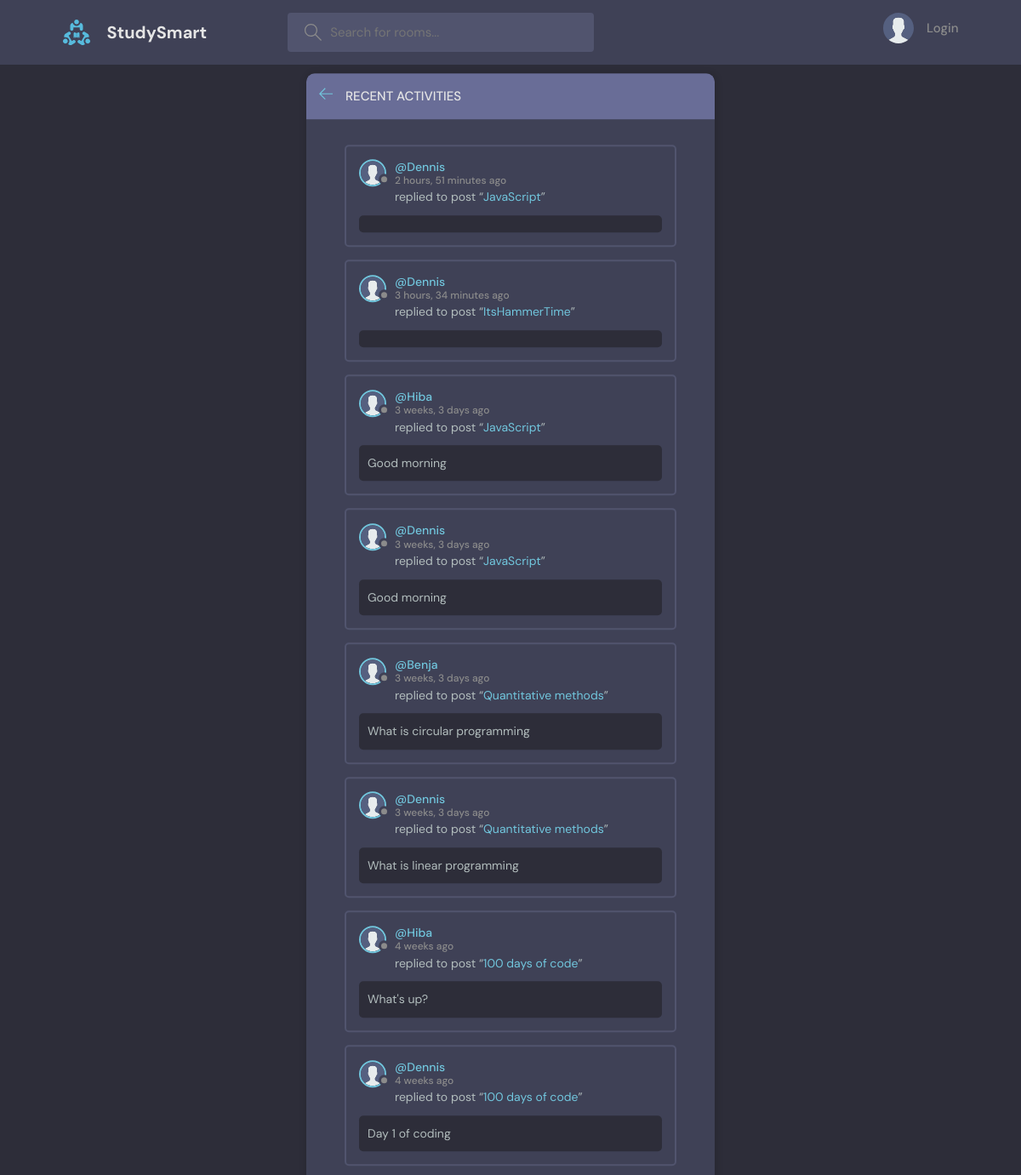
The page /activity/ on the database its author committed.
### studyroom/models.py (models this page shows, shortened)
class Message(models.Model):
    user = models.ForeignKey(User, on_delete= models.CASCADE)
    room = models.ForeignKey(Room,on_delete=models.CASCADE) #When a room is deleted, all the messages to be deleted too.
    body = models.TextField()
    file = models.FileField(upload_to='uploads/', blank=True, null=True)
    updated = models.DateTimeField(auto_now=True)
    created = models.DateTimeField(auto_now_add=True)
    class Meta:
        ordering = ['-updated', '-created']

class User(AbstractUser):
    name = models.CharField(max_length=200, unique=True, null=True)
    email = models.EmailField(unique=True, null=True)
    bio = models.TextField(null=True)
    avatar = models.ImageField(null=True, default="images/avatar.svg")
    USERNAME_FIELD = 'name'
    REQUIRED_FIELDS = ['email']
    objects = CustomUserManager()
    groups = models.ManyToManyField(
        'auth.Group',
        related_name="studyroom_user_set",  # Custom related name to avoid conflicts
        blank=True
    )
    user_permissions = models.ManyToManyField(
        'auth.Permission',
        related_name="studyroom_user_permissions_set",  # Custom related name to avoid conflicts
        blank=True
    )

class Room(models.Model):
    host = models.ForeignKey(settings.AUTH_USER_MODEL, on_delete=models.SET_NULL, null=True)
    topic = models.ForeignKey(Topic, on_delete=models.SET_NULL, null=True)  # Keep SET_NULL
    name = models.CharField(max_length=200)
    description = models.TextField(null=True, blank=True)
    participants = models.ManyToManyField(settings.AUTH_USER_MODEL, related_name='participants', blank=True)
    file = models.FileField(upload_to='uploads/', null=True, blank=True)
    updated = models.DateTimeField(auto_now=True)
    created = models.DateTimeField(auto_now_add=True)
    class Meta:
        ordering = ['-updated', '-created']
    def __str__(self):
        return self.name

### studyroom/views.py (the view)
# urls.py: path("activity/", views.activityPage, name="activity"),
def activityPage(request):
    room_messages = Message.objects.all
    return render(request, 'studyroom/activity.html', {'room_messages':room_messages})

### study/base/templates/studyroom/activity.html (shortened to what this page needs)
{%extends 'main.html' %}
{% block content %}
    <main class="layout">
      <div class="container">
        <div class="layout__box">
          <div class="layout__boxHeader">
            <div class="layout__boxTitle">
              <a href="{% url 'home' %}">
                <svg version="1.1" xmlns="http://www.w3.org/2000/svg" width="32" height="32" viewBox="0 0 32 32">
                  <title>arrow-left</title>
                  <path
                    d="M13.723 2.286l-13.723 13.714 13.719 13.714 1.616-1.611-10.96-10.96h27.625v-2.286h-27.625l10.965-10.965-1.616-1.607z"
                  ></path>
                </svg>
              </a>
              <h3>Recent Activities</h3>
            </div>
          </div>
          <div class="activities-page layout__body">
            {% for message in room_messages %}
            <div class="activities__box">
              <div class="activities__boxHeader roomListRoom__header">
                <a href="{% url 'user-profile' message.user.id %}" class="roomListRoom__author">
                  <div class="avatar avatar--small">
                    <img src="{{message.user.avatar.url}}" />
                  </div>
                  <p>
                    @{{message.user}}
                    <span>{{message.created| timesince}} ago</span>
                  </p>
                </a>
              </div>
              <div class="activities__boxContent">
                <p>replied to post “<a href="{% url 'room' message.room.id %}">{{message.room}}</a>”</p>
                <div class="activities__boxRoomContent">
                  {{message.body}}
                </div>
              </div>
            </div>
            {% endfor %}
          </div>
        </div>
      </div>
    </main>
{% endblock content %}

### studyroom/static/styles/style.css (style rules this page uses)
:root { --color-main: #71c6dd; --color-main-light: #e1f6fb; --color-dark: #3f4156; --color-dark-medium: #51546e; --color-dark-light: #696d97; --color-light: #e5e5e5; --color-gray: #8b8b8b; --color-light-gray: #b2bdbd; --color-bg: #2d2d39; --color-success: #5dd693; --color-error: #fc4b0b; }
* { font-family: "DM Sans", -apple-system, BlinkMacSystemFont, "Segoe UI", Roboto, Oxygen, Ubuntu, Cantarell, "Open Sans", "Helvetica Neue", sans-serif; margin: 0; padding: 0; box-sizing: border-box; text-rendering: optimizeLegibility; font-size: inherit; }
html { font-size: 56.25%; }
@media only screen and (min-width: 1200px) { html { font-size: 62.5%; } }
body { line-height: 1.6; font-weight: 400; font-size: 1.5rem; color: var(--color-light-gray); background-color: var(--color-bg); min-height: 100vh; }
img { width: 100%; }
a { display: inline-block; color: var(--color-main); text-decoration: none; }
.container { max-width: 120rem; width: 90%; margin: auto; }
.avatar { position: relative; display: inline-block; border-radius: 50%; border: 2px solid var(--color-main); }
.avatar img { display: block; border-radius: 50%; object-fit: cover; object-position: center; }
.avatar::after { content: ""; display: block; position: absolute; background-color: var(--color-gray); z-index: 111; border-radius: 50%; border: 0.3rem solid var(--color-dark); }
.avatar.avatar--small img { width: 2.8rem; height: 2.8rem; }
.avatar.avatar--small:after { width: 0.7rem; height: 0.7rem; bottom: 0px; right: -6px; }
.layout { margin-top: 2.4rem; }
.layout > .container { display: flex; justify-content: space-between; align-items: flex-start; }
.layout__box { width: 90%; max-width: 48rem; min-height: 40rem; position: absolute; top: 50%; left: 50%; transform: translate(-50%, -46%); background-color: var(--color-dark); border-radius: 1rem; box-shadow: 1px 1px 6px 3px rgba(0, 0, 0, 0.1); overflow: hidden; }
.layout__boxHeader { display: flex; padding: 1.5rem; background-color: var(--color-dark-light); }
.layout__boxTitle { display: flex; gap: 1.5rem; align-items: center; }
.layout__boxTitle h3 { text-transform: uppercase; font-weight: 500; color: var(--color-light); }
.layout__boxTitle svg { width: 1.6rem; height: 1.6rem; fill: var(--color-main); }
.layout__body { margin: 3rem; }
.roomListRoom__header { display: flex; justify-content: space-between; align-items: center; }
.roomListRoom__author { font-weight: 500; display: flex; align-items: center; gap: 1rem; }
.activities__box { margin: 1.5rem; padding: 1.5rem; border: 2px solid var(--color-dark-medium); border-radius: 5px; }
.activities__boxHeader p { font-size: 1.4rem; line-height: 1.3; }
.activities__boxHeader p span { color: var(--color-gray); font-size: 1.2rem; display: block; }
.activities__boxContent { margin-left: 4.2rem; }
.activities__boxContent { font-size: 1.4rem; }
.activities__boxRoomContent { background: var(--color-bg); padding: 1rem; border-radius: 5px; margin-top: 1rem; margin-left: -4.2rem; }

### rows shown on the page
Message: user.avatar (placeholder picture), user "Dennis", created "2 hours, 51 minutes", room "JavaScript"
Message: user.avatar (placeholder picture), user "Dennis", created "3 hours, 34 minutes", room "ItsHammerTime"
Message: user.avatar (placeholder picture), user "Hiba", created "3 weeks, 3 days", room "JavaScript", body "Good morning"
Message: user.avatar (placeholder picture), user "Dennis", created "3 weeks, 3 days", room "JavaScript", body "Good morning"
Message: user.avatar (placeholder picture), user "Benja", created "3 weeks, 3 days", room "Quantitative methods", body "What is circular programming"
Message: user.avatar (placeholder picture), user "Dennis", created "3 weeks, 3 days", room "Quantitative methods", body "What is linear programming"
Message: user.avatar (placeholder picture), user "Hiba", created "4 weeks", room "100 days of code", body "What's up?"
Message: user.avatar (placeholder picture), user "Dennis", created "4 weeks", room "100 days of code", body "Day 1 of coding"
